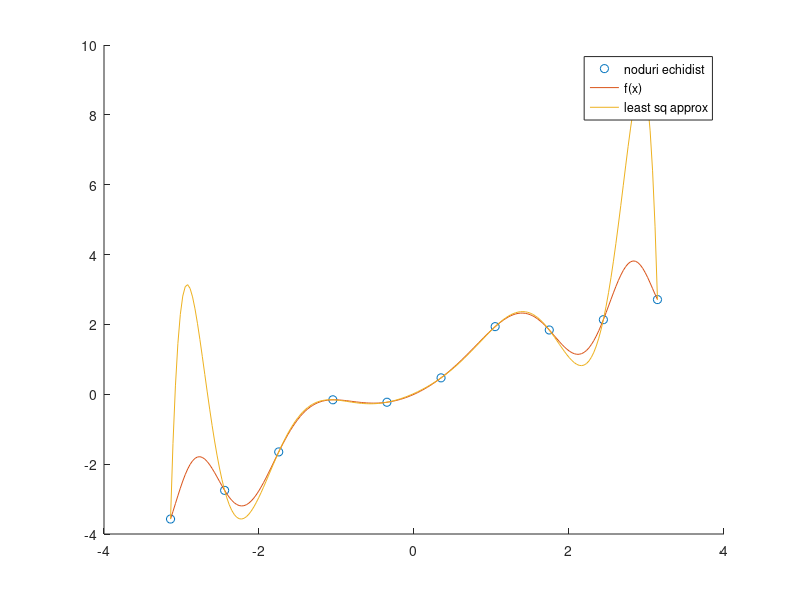
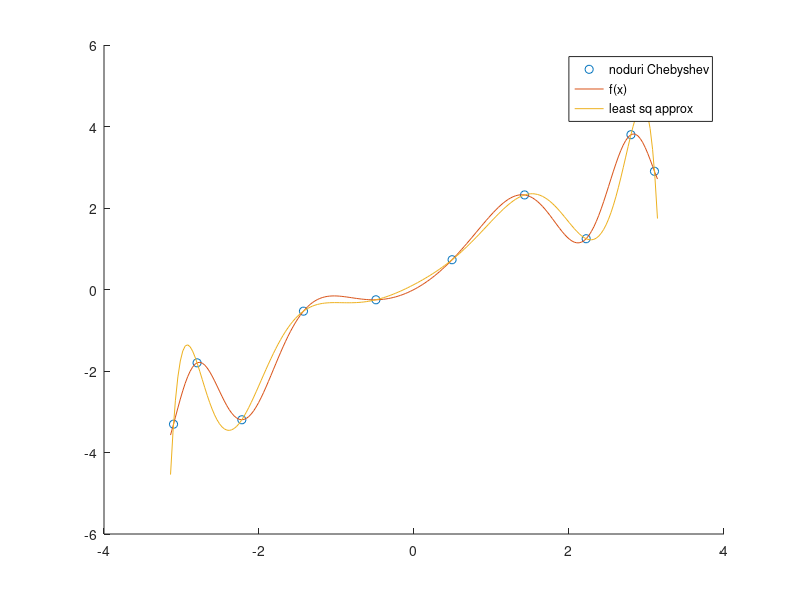

The MATLAB script that drew these images, in order:
a = -pi;
b = pi;
xx = linspace(a, b, 200);
n = 10;

f = @(x) x + sin(x .^ 2);
x = linspace(a, b, n);
y = f(x);


rng = [1:n]
E = [ones(size(x')), x'.^rng];

c = E\y';

yy_echidist = [ones(size(xx')), xx'.^rng]*c;

figure(1);
hold on;
plot(x, y, 'o');
plot(xx, f(xx));
plot(xx, yy_echidist);
legend('noduri echidist', 'f(x)', 'least sq approx');

x = sort((a+b)/2 + (b-a)/2*cos((2*[1:n]-1)*pi/(2*n)));
y = f(x);

E = [ones(size(x')), x'.^rng]

c = E\y';

yy_cheb = [ones(size(xx')), xx'.^rng]*c;

figure(2);
hold on;
plot(x, y, 'o');
plot(xx, f(xx));
plot(xx, yy_cheb);
legend('noduri Chebyshev', 'f(x)', 'least sq approx');